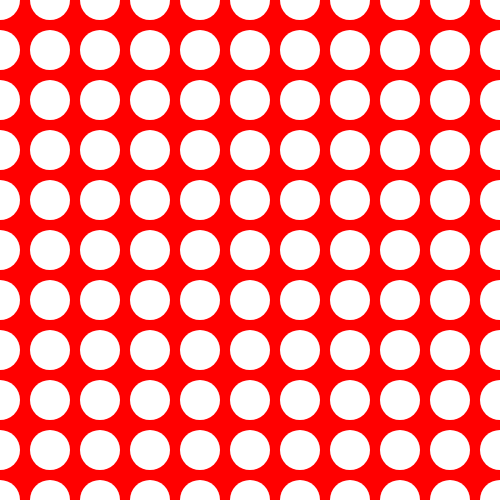
Frame 1 (no input)
Frame 60 (no input): identical to frame 1, image omitted
Frame 120 (the mouse pressed at the canvas centre since frame 60): identical to frame 1, image omitted

The p5.js sketch that drew this single still picture (run headless with seeded random() and noise() and a simulated clock; from frame 60 on, the mouse is pressed at the canvas centre):

// p5.js sketch
// ── sketch.js
function setup(){
    createCanvas(500,500);
    noStroke(); //don't use stroke
}
function draw(){
    background(255,0,0); //set to red
    //draw circles 50px apart until x > width
    for(var x = 0; x <= width; x+= 50){
        for(var y = 0; y <= height; y+=50){
           ellipse(x,y,40,40); 
        }
    }
}
